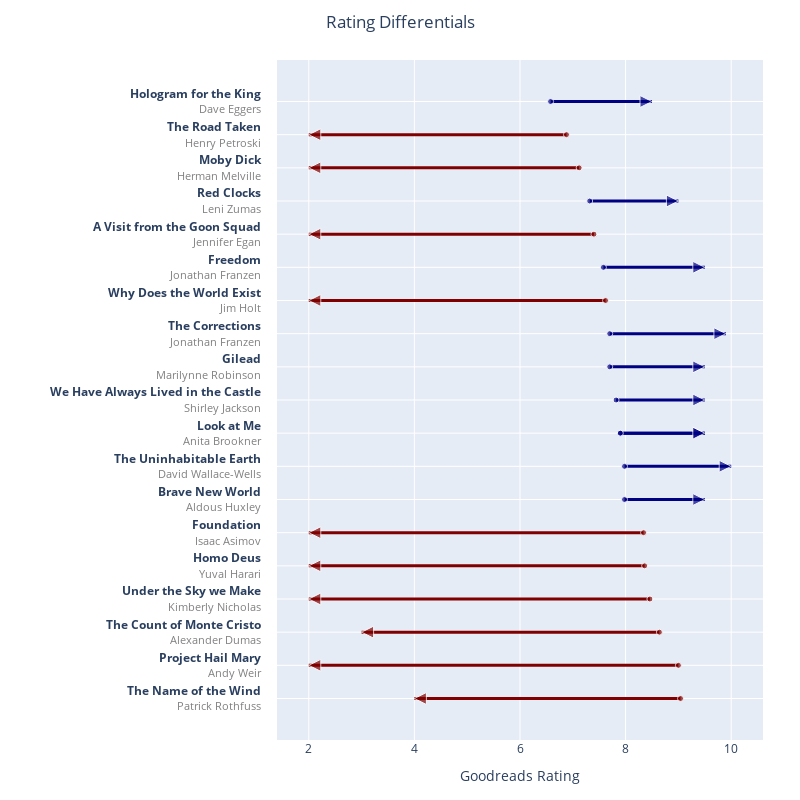

Notebook code cell kept with this figure:
### Code cell
fig = plot_rating_shifts(books_df, n=10)
fig.show()

div_output = pio.to_html(fig, full_html=False, include_plotlyjs='cdn', config={'responsive': True})
with open("plots/rating_differentials.html", "w") as f:
    f.write(div_output)

### Figure 1 — Plotly figure (JSON) as saved in the notebook; plotly's stock layout.template omitted (floating-point values rounded to 4 significant figures)
{"data": [{"hovertemplate": "<b>Hologram for the King</b><br>GR: 6.58<br>Mine: 8.5<br>Shift: 1.92<extra></extra>", "line": {"color": "rgb(0,0,131)", "width": 3}, "marker": {"color": "rgb(0,0,131)", "size": [6, 12], "symbol": ["circle", "arrow-right"]}, "mode": "lines+markers", "name": "Hologram for the King", "showlegend": false, "type": "scatter", "x": [6.58, 8.5], "y": ["<b>Hologram for the King</b><br><span style='font-size: 11px; color: gray;'>Dave Eggers</span>", "<b>Hologram for the King</b><br><span style='font-size: 11px; color: gray;'>Dave Eggers</span>"]}, {"hovertemplate": "<b>The Road Taken</b><br>GR: 6.88<br>Mine: 2.0<br>Shift: -4.88<extra></extra>", "line": {"color": "rgb(128,0,0)", "width": 3}, "marker": {"color": "rgb(128,0,0)", "size": [6, 12], "symbol": ["circle", "arrow-left"]}, "mode": "lines+markers", "name": "The Road Taken", "showlegend": false, "type": "scatter", "x": [6.88, 2], "y": ["<b>The Road Taken</b><br><span style='font-size: 11px; color: gray;'>Henry Petroski</span>", "<b>The Road Taken</b><br><span style='font-size: 11px; color: gray;'>Henry Petroski</span>"]}, {"hovertemplate": "<b>Moby Dick</b><br>GR: 7.12<br>Mine: 2.0<br>Shift: -5.12<extra></extra>", "line": {"color": "rgb(128,0,0)", "width": 3}, "marker": {"color": "rgb(128,0,0)", "size": [6, 12], "symbol": ["circle", "arrow-left"]}, "mode": "lines+markers", "name": "Moby Dick", "showlegend": false, "type": "scatter", "x": [7.12, 2], "y": ["<b>Moby Dick</b><br><span style='font-size: 11px; color: gray;'>Herman Melville</span>", "<b>Moby Dick</b><br><span style='font-size: 11px; color: gray;'>Herman Melville</span>"]}, {"hovertemplate": "<b>Red Clocks</b><br>GR: 7.32<br>Mine: 9.0<br>Shift: 1.68<extra></extra>", "line": {"color": "rgb(0,0,131)", "width": 3}, "marker": {"color": "rgb(0,0,131)", "size": [6, 12], "symbol": ["circle", "arrow-right"]}, "mode": "lines+markers", "name": "Red Clocks", "showlegend": false, "type": "scatter", "x": [7.32, 9], "y": ["<b>Red Clocks</b><br><span style='font-size: 11px; color: gray;'>Leni Zumas</span>", "<b>Red Clocks</b><br><span style='font-size: 11px; color: gray;'>Leni Zumas</span>"]}, {"hovertemplate": "<b>A Visit from the Goon Squad</b><br>GR: 7.4<br>Mine: 2.0<br>Shift: -5.40<extra></extra>", "line": {"color": "rgb(128,0,0)", "width": 3}, "marker": {"color": "rgb(128,0,0)", "size": [6, 12], "symbol": ["circle", "arrow-left"]}, "mode": "lines+markers", "name": "A Visit from the Goon Squad", "showlegend": false, "type": "scatter", "x": [7.4, 2], "y": ["<b>A Visit from the Goon Squad</b><br><span style='font-size: 11px; color: gray;'>Jennifer Egan</span>", "<b>A Visit from the Goon Squad</b><br><span style='font-size: 11px; color: gray;'>Jennifer Egan</span>"]}, {"hovertemplate": "<b>Freedom</b><br>GR: 7.58<br>Mine: 9.5<br>Shift: 1.92<extra></extra>", "line": {"color": "rgb(0,0,131)", "width": 3}, "marker": {"color": "rgb(0,0,131)", "size": [6, 12], "symbol": ["circle", "arrow-right"]}, "mode": "lines+markers", "name": "Freedom", "showlegend": false, "type": "scatter", "x": [7.58, 9.5], "y": ["<b>Freedom</b><br><span style='font-size: 11px; color: gray;'>Jonathan Franzen</span>", "<b>Freedom</b><br><span style='font-size: 11px; color: gray;'>Jonathan Franzen</span>"]}, {"hovertemplate": "<b>Why Does the World Exist</b><br>GR: 7.62<br>Mine: 2.0<br>Shift: -5.62<extra></extra>", "line": {"color": "rgb(128,0,0)", "width": 3}, "marker": {"color": "rgb(128,0,0)", "size": [6, 12], "symbol": ["circle", "arrow-left"]}, "mode": "lines+markers", "name": "Why Does the World Exist", "showlegend": false, "type": "scatter", "x": [7.62, 2], "y": ["<b>Why Does the World Exist</b><br><span style='font-size: 11px; color: gray;'>Jim Holt</span>", "<b>Why Does the World Exist</b><br><span style='font-size: 11px; color: gray;'>Jim Holt</span>"]}, {"hovertemplate": "<b>The Corrections</b><br>GR: 7.7<br>Mine: 9.9<br>Shift: 2.20<extra></extra>", "line": {"color": "rgb(0,0,131)", "width": 3}, "marker": {"color": "rgb(0,0,131)", "size": [6, 12], "symbol": ["circle", "arrow-right"]}, "mode": "lines+markers", "name": "The Corrections", "showlegend": false, "type": "scatter", "x": [7.7, 9.9], "y": ["<b>The Corrections</b><br><span style='font-size: 11px; color: gray;'>Jonathan Franzen</span>", "<b>The Corrections</b><br><span style='font-size: 11px; color: gray;'>Jonathan Franzen</span>"]}, {"hovertemplate": "<b>Gilead</b><br>GR: 7.7<br>Mine: 9.5<br>Shift: 1.80<extra></extra>", "line": {"color": "rgb(0,0,131)", "width": 3}, "marker": {"color": "rgb(0,0,131)", "size": [6, 12], "symbol": ["circle", "arrow-right"]}, "mode": "lines+markers", "name": "Gilead", "showlegend": false, "type": "scatter", "x": [7.7, 9.5], "y": ["<b>Gilead</b><br><span style='font-size: 11px; color: gray;'>Marilynne Robinson</span>", "<b>Gilead</b><br><span style='font-size: 11px; color: gray;'>Marilynne Robinson</span>"]}, {"hovertemplate": "<b>We Have Always Lived in the Castle</b><br>GR: 7.82<br>Mine: 9.5<br>Shift: 1.68<extra></extra>", "line": {"color": "rgb(0,0,131)", "width": 3}, "marker": {"color": "rgb(0,0,131)", "size": [6, 12], "symbol": ["circle", "arrow-right"]}, "mode": "lines+markers", "name": "We Have Always Lived in the Castle", "showlegend": false, "type": "scatter", "x": [7.82, 9.5], "y": ["<b>We Have Always Lived in the Castle</b><br><span style='font-size: 11px; color: gray;'>Shirley Jackson</span>", "<b>We Have Always Lived in the Castle</b><br><span style='font-size: 11px; color: gray;'>Shirley Jackson</span>"]}, {"hovertemplate": "<b>Look at Me</b><br>GR: 7.9<br>Mine: 9.5<br>Shift: 1.60<extra></extra>", "line": {"color": "rgb(0,0,131)", "width": 3}, "marker": {"color": "rgb(0,0,131)", "size": [6, 12], "symbol": ["circle", "arrow-right"]}, "mode": "lines+markers", "name": "Look at Me", "showlegend": false, "type": "scatter", "x": [7.9, 9.5], "y": ["<b>Look at Me</b><br><span style='font-size: 11px; color: gray;'>Anita Brookner</span>", "<b>Look at Me</b><br><span style='font-size: 11px; color: gray;'>Anita Brookner</span>"]}, {"hovertemplate": "<b>Look at Me</b><br>GR: 7.9<br>Mine: 9.5<br>Shift: 1.60<extra></extra>", "line": {"color": "rgb(0,0,131)", "width": 3}, "marker": {"color": "rgb(0,0,131)", "size": [6, 12], "symbol": ["circle", "arrow-right"]}, "mode": "lines+markers", "name": "Look at Me", "showlegend": false, "type": "scatter", "x": [7.9, 9.5], "y": ["<b>Look at Me</b><br><span style='font-size: 11px; color: gray;'>Anita Brookner</span>", "<b>Look at Me</b><br><span style='font-size: 11px; color: gray;'>Anita Brookner</span>"]}, {"hovertemplate": "<b>The Uninhabitable Earth</b><br>GR: 7.98<br>Mine: 10.0<br>Shift: 2.02<extra></extra>", "line": {"color": "rgb(0,0,131)", "width": 3}, "marker": {"color": "rgb(0,0,131)", "size": [6, 12], "symbol": ["circle", "arrow-right"]}, "mode": "lines+markers", "name": "The Uninhabitable Earth", "showlegend": false, "type": "scatter", "x": [7.98, 10], "y": ["<b>The Uninhabitable Earth</b><br><span style='font-size: 11px; color: gray;'>David Wallace-Wells</span>", "<b>The Uninhabitable Earth</b><br><span style='font-size: 11px; color: gray;'>David Wallace-Wells</span>"]}, {"hovertemplate": "<b>Brave New World</b><br>GR: 7.98<br>Mine: 9.5<br>Shift: 1.52<extra></extra>", "line": {"color": "rgb(0,0,131)", "width": 3}, "marker": {"color": "rgb(0,0,131)", "size": [6, 12], "symbol": ["circle", "arrow-right"]}, "mode": "lines+markers", "name": "Brave New World", "showlegend": false, "type": "scatter", "x": [7.98, 9.5], "y": ["<b>Brave New World</b><br><span style='font-size: 11px; color: gray;'>Aldous Huxley</span>", "<b>Brave New World</b><br><span style='font-size: 11px; color: gray;'>Aldous Huxley</span>"]}, {"hovertemplate": "<b>Foundation</b><br>GR: 8.34<br>Mine: 2.0<br>Shift: -6.34<extra></extra>", "line": {"color": "rgb(128,0,0)", "width": 3}, "marker": {"color": "rgb(128,0,0)", "size": [6, 12], "symbol": ["circle", "arrow-left"]}, "mode": "lines+markers", "name": "Foundation", "showlegend": false, "type": "scatter", "x": [8.34, 2], "y": ["<b>Foundation</b><br><span style='font-size: 11px; color: gray;'>Isaac Asimov</span>", "<b>Foundation</b><br><span style='font-size: 11px; color: gray;'>Isaac Asimov</span>"]}, {"hovertemplate": "<b>Homo Deus</b><br>GR: 8.36<br>Mine: 2.0<br>Shift: -6.36<extra></extra>", "line": {"color": "rgb(128,0,0)", "width": 3}, "marker": {"color": "rgb(128,0,0)", "size": [6, 12], "symbol": ["circle", "arrow-left"]}, "mode": "lines+markers", "name": "Homo Deus", "showlegend": false, "type": "scatter", "x": [8.36, 2], "y": ["<b>Homo Deus</b><br><span style='font-size: 11px; color: gray;'>Yuval Harari</span>", "<b>Homo Deus</b><br><span style='font-size: 11px; color: gray;'>Yuval Harari</span>"]}, {"hovertemplate": "<b>Under the Sky we Make</b><br>GR: 8.46<br>Mine: 2.0<br>Shift: -6.46<extra></extra>", "line": {"color": "rgb(128,0,0)", "width": 3}, "marker": {"color": "rgb(128,0,0)", "size": [6, 12], "symbol": ["circle", "arrow-left"]}, "mode": "lines+markers", "name": "Under the Sky we Make", "showlegend": false, "type": "scatter", "x": [8.46, 2], "y": ["<b>Under the Sky we Make</b><br><span style='font-size: 11px; color: gray;'>Kimberly Nicholas</span>", "<b>Under the Sky we Make</b><br><span style='font-size: 11px; color: gray;'>Kimberly Nicholas</span>"]}, {"hovertemplate": "<b>The Count of Monte Cristo</b><br>GR: 8.64<br>Mine: 3.0<br>Shift: -5.64<extra></extra>", "line": {"color": "rgb(128,0,0)", "width": 3}, "marker": {"color": "rgb(128,0,0)", "size": [6, 12], "symbol": ["circle", "arrow-left"]}, "mode": "lines+markers", "name": "The Count of Monte Cristo", "showlegend": false, "type": "scatter", "x": [8.64, 3], "y": ["<b>The Count of Monte Cristo</b><br><span style='font-size: 11px; color: gray;'>Alexander Dumas</span>", "<b>The Count of Monte Cristo</b><br><span style='font-size: 11px; color: gray;'>Alexander Dumas</span>"]}, {"hovertemplate": "<b>Project Hail Mary</b><br>GR: 9.0<br>Mine: 2.0<br>Shift: -7.00<extra></extra>", "line": {"color": "rgb(128,0,0)", "width": 3}, "marker": {"color": "rgb(128,0,0)", "size": [6, 12], "symbol": ["circle", "arrow-left"]}, "mode": "lines+markers", "name": "Project Hail Mary", "showlegend": false, "type": "scatter", "x": [9, 2], "y": ["<b>Project Hail Mary</b><br><span style='font-size: 11px; color: gray;'>Andy Weir</span>", "<b>Project Hail Mary</b><br><span style='font-size: 11px; color: gray;'>Andy Weir</span>"]}, {"hovertemplate": "<b>The Name of the Wind</b><br>GR: 9.04<br>Mine: 4.0<br>Shift: -5.04<extra></extra>", "line": {"color": "rgb(128,0,0)", "width": 3}, "marker": {"color": "rgb(128,0,0)", "size": [6, 12], "symbol": ["circle", "arrow-left"]}, "mode": "lines+markers", "name": "The Name of the Wind", "showlegend": false, "type": "scatter", "x": [9.04, 4], "y": ["<b>The Name of the Wind</b><br><span style='font-size: 11px; color: gray;'>Patrick Rothfuss</span>", "<b>The Name of the Wind</b><br><span style='font-size: 11px; color: gray;'>Patrick Rothfuss</span>"]}], "layout": {"height": 800, "margin": {"b": 60, "l": 250, "r": 10, "t": 60}, "title": {"text": "Rating Differentials", "x": 0.5, "xanchor": "center", "y": 0.98, "yanchor": "top"}, "width": 800, "xaxis": {"domain": [0.05, 0.95], "title": {"text": "Goodreads Rating"}}, "yaxis": {"automargin": true, "autorange": "reversed", "layer": "below traces", "ticklabelstandoff": 15, "tickmode": "array", "tickvals": ["<b>Hologram for the King</b><br><span style='font-size: 11px; color: gray;'>Dave Eggers</span>", "<b>The Road Taken</b><br><span style='font-size: 11px; color: gray;'>Henry Petroski</span>", "<b>Moby Dick</b><br><span style='font-size: 11px; color: gray;'>Herman Melville</span>", "<b>Red Clocks</b><br><span style='font-size: 11px; color: gray;'>Leni Zumas</span>", "<b>A Visit from the Goon Squad</b><br><span style='font-size: 11px; color: gray;'>Jennifer Egan</span>", "<b>Freedom</b><br><span style='font-size: 11px; color: gray;'>Jonathan Franzen</span>", "<b>Why Does the World Exist</b><br><span style='font-size: 11px; color: gray;'>Jim Holt</span>", "<b>The Corrections</b><br><span style='font-size: 11px; color: gray;'>Jonathan Franzen</span>", "<b>Gilead</b><br><span style='font-size: 11px; color: gray;'>Marilynne Robinson</span>", "<b>We Have Always Lived in the Castle</b><br><span style='font-size: 11px; color: gray;'>Shirley Jackson</span>", "<b>Look at Me</b><br><span style='font-size: 11px; color: gray;'>Anita Brookner</span>", "<b>Look at Me</b><br><span style='font-size: 11px; color: gray;'>Anita Brookner</span>", "<b>The Uninhabitable Earth</b><br><span style='font-size: 11px; color: gray;'>David Wallace-Wells</span>", "<b>Brave New World</b><br><span style='font-size: 11px; color: gray;'>Aldous Huxley</span>", "<b>Foundation</b><br><span style='font-size: 11px; color: gray;'>Isaac Asimov</span>", "<b>Homo Deus</b><br><span style='font-size: 11px; color: gray;'>Yuval Harari</span>", "<b>Under the Sky we Make</b><br><span style='font-size: 11px; color: gray;'>Kimberly Nicholas</span>", "<b>The Count of Monte Cristo</b><br><span style='font-size: 11px; color: gray;'>Alexander Dumas</span>", "<b>Project Hail Mary</b><br><span style='font-size: 11px; color: gray;'>Andy Weir</span>", "<b>The Name of the Wind</b><br><span style='font-size: 11px; color: gray;'>Patrick Rothfuss</span>"]}}}
